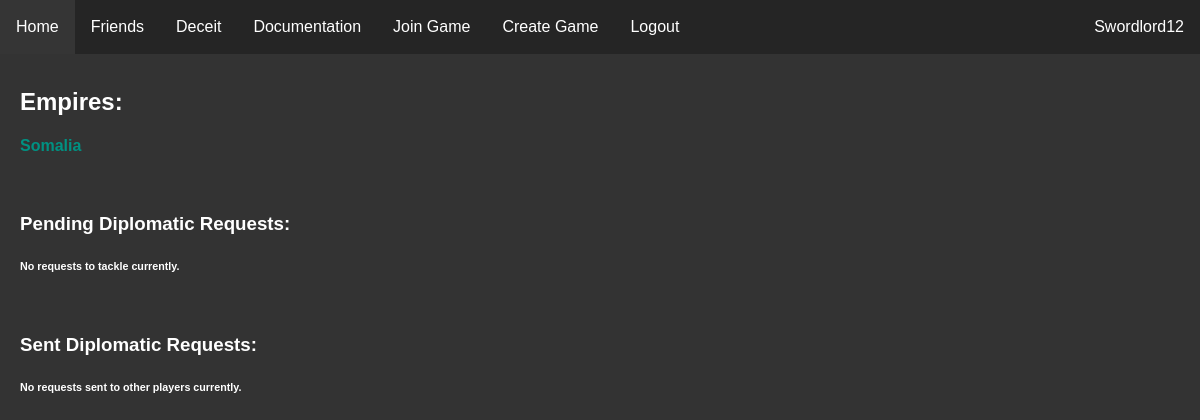
The page /rooms/1/diplomacy (signed in) on the database as committed earlier.
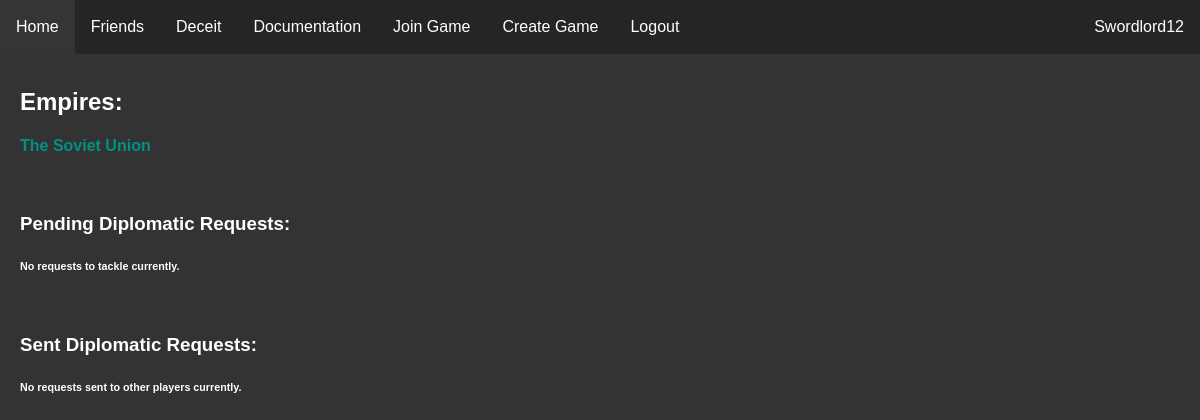
The same page on the database as committed later.
### website/models.py (models this page shows)
class User(db.Model, UserMixin):
    id = db.Column(db.Integer, primary_key=True)
    email = db.Column(db.String(150), unique=True)
    password = db.Column(db.String(150))
    username = db.Column(db.String(150))
    pfp = db.Column(db.String(50))
    admin = db.Column(db.String(50))

class Empires(db.Model):
    id = db.Column(db.Integer, primary_key=True)
    name = db.Column(db.String(200))
    color = db.Column(db.String(7))
    gov = db.Column(db.String(50))
    flag = db.Column(db.String(50))
    user = db.Column(db.Integer, db.ForeignKey('user.id'))
    game = db.Column(db.Integer, db.ForeignKey('game.id'))
    oil_stockpiles = db.Column(db.Integer)
    gold_stockpiles = db.Column(db.Integer)
    global_trade_power = db.Column(db.Integer)
    uranium = db.Column(db.Integer)
    enriched_uranium = db.Column(db.Integer)
    capital = db.Column(db.Integer, db.ForeignKey('territories.id'))
    cash = db.Column(db.Integer)
    total_inf = db.Column(db.Integer)
    total_tank = db.Column(db.Integer)
    total_transport = db.Column(db.Integer)
    total_sub = db.Column(db.Integer)
    total_bombers = db.Column(db.Integer)
    total_fighters = db.Column(db.Integer)

### website/rooms.py (the view, shortened to what this page needs)
@login_required
@rooms.route('<int:game_id>/diplomacy', methods=['GET', 'POST'])
def diplomacy(game_id):
    players = []
    players_output = []
    empires = []
    id = game_id
    current_gov = None
    diplomacy_requests = []
    sent_diplomacy = []
    current_empire = db.session.query(Empires).filter_by(game=game_id, user=current_user.id).first()
    diplo_requests = db.session.query(Diplo_Reqs).filter_by(receiver=current_empire.id)
    sent_diplos = db.session.query(Diplo_Reqs).filter_by(sender=current_empire.id)
    for sent_diplo in sent_diplos:
        receiver = db.session.query(Empires).filter_by(id=sent_diplo.receiver).first()
        sent_diplomacy.append([sent_diplo.type, receiver.name])
    games = db.session.query(Game).filter_by(id = game_id).first()
    if current_user.id == games.host:
        is_host = True
    else:
        is_host = False
    for filtered in db.session.query(GamesJoined).filter_by(game = game_id):
        players.append(filtered.user)
    for player in players:
        for result in db.session.query(User).filter_by(id=player):
            players_output.append([result, url_for('profiles.profile', user_id=result.id)])
    for empire in db.session.query(Empires).filter_by(game=id):
        if empire.user != current_user.id:
            empires.append([empire.name, url_for('rooms.diplomacyplayer', game_id=game_id, empire_id=empire.id)])
        if empire.user == current_user.id:
            current_gov = current_empire.gov
    territory_list = []
    for territory in db.session.query(Territories):
        territory_list.append(territory)
    return render_template("diplomacy.html", user=current_user, sent_diplos=sent_diplomacy, diplomacy_requests = diplomacy_requests, territory_list=territory_list, players = players_output, game = games, game_id = id, empire_key=empires, is_host=is_host, current_empire=current_empire, govs=governments, current_gov=current_gov)

### website/templates/diplomacy.html
{% extends "base.html" %} {% block title %}Diplomacy{% endblock %}
{% block content %}
<br/>
<h2>Empires:</h2>
{% for empire in empire_key %}
    <h4><a class="link" href='{{empire[1]}}'>{{ empire[0] }}</a></h4>
{% endfor %}
<br/>
<h3>Pending Diplomatic Requests:</h3>
{% for request in diplomacy_requests %}
    <h6>{{request[1]}} has sent a {{request[0]}} request. <a href={{request[2]}}>Accept</a> or <a href={{request[3]}}>Decline?</a></h6>
{% else %}
    <h6>No requests to tackle currently.</h6>
{% endfor %}
<br/>
<h3>Sent Diplomatic Requests:</h3>
{% for sent_diplo in sent_diplos %}
    <h6>{{sent_diplo[1]}} has been sent a {{sent_diplo[0]}} request.</h6>
{% else %}
    <h6>No requests sent to other players currently.</h6>
{% endfor %}
{% endblock %}

### website/templates/base.html (shortened to what this page needs)
<!DOCTYPE html>
<html lang="en">
<head>
    <link rel="stylesheet" type="text/css" href="/static/css/main.css" />
</head>
<body>
    <ul class="navbar">
      {% if user.is_authenticated %}
      <li><a class="nav-item nav-link" id="home" href="/">Home</a></li>
      <li><a class="nav-item nav-link" id="friends" href="/user/friends">Friends</a></li>
      <li><a class="nav-item nav-link" id="deceit" href="/deceit">Deceit</a></li>
      <li><a class="nav-item nav-link" id="docs" href="/docs/">Documentation</a></li>
      <li><a class="nav-item nav-link" id="join_game" href="/join-game">Join Game</a></li>
      <li><a class="nav-item nav-link" id="create_game" href="/create-game">Create Game</a></li>
      <li><a class="nav-item nav-link" id="logout" href="/logout">Logout</a></li>
      <li><a class="nav-user nav-link" id="user_link" href="{{url_for('profiles.profile', user_id=user.id)}}">{{ user.username }}</a></li>
      {% else %}
      <li><a class="nav-item nav-link" id="login" href="/login">Login</a></li>
      <li><a class="nav-item nav-link" id="signUp" href="/sign-up">Sign Up</a></li>
      {% endif %}
    </ul>
    <div id="main_div">
    <div class="container">
        {% block content %}
        {% endblock %}
    </div>
    </div>
</body>
</html>

### website/static/css/main.css (style rules this page uses)
#main_div { margin-top: 30px; padding: 20px; }
body { margin: 0px; background-color: #333333; color: white; }
.navbar { list-style-type: none; margin: 0; padding: 0; overflow: hidden; background-color: #252525; position: fixed; top: 0; width: 100%; }
.nav-item { float: left; }
.nav-user { float:right; }
.nav-link { display: block; color: white; text-align: center; padding: 18px 16px; text-decoration: none; }
html { font-family: Arial, Helvetica, sans-serif; }
.link { color:rgb(0, 145, 130); text-decoration: none; }

Rows that differ between the two databases and show on the page:
removed Empires: name "Somalia"
added Empires: name "The Soviet Union"
